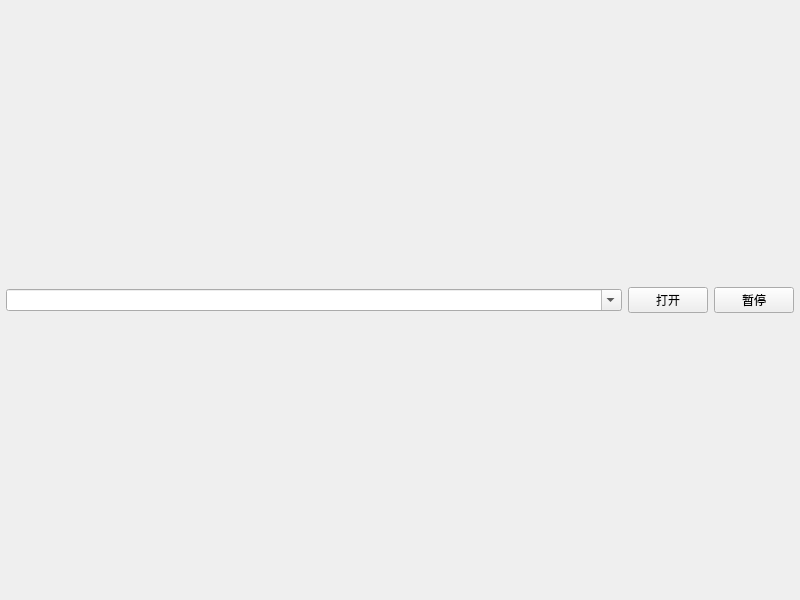
<?xml version="1.0" encoding="UTF-8"?>
<ui version="4.0">
 <class>frmDemoVideoVolume</class>
 <widget class="QWidget" name="frmDemoVideoVolume">
  <property name="geometry">
   <rect>
    <x>0</x>
    <y>0</y>
    <width>800</width>
    <height>600</height>
   </rect>
  </property>
  <property name="windowTitle">
   <string>Form</string>
  </property>
  <layout class="QVBoxLayout" name="verticalLayout">
   <property name="spacing">
    <number>6</number>
   </property>
   <property name="leftMargin">
    <number>6</number>
   </property>
   <property name="topMargin">
    <number>6</number>
   </property>
   <property name="rightMargin">
    <number>6</number>
   </property>
   <property name="bottomMargin">
    <number>6</number>
   </property>
   <item>
    <layout class="QGridLayout" name="gridLayout">
     <property name="spacing">
      <number>6</number>
     </property>
    </layout>
   </item>
   <item>
    <widget class="QWidget" name="widget" native="true">
     <property name="sizePolicy">
      <sizepolicy hsizetype="Preferred" vsizetype="Fixed">
       <horstretch>0</horstretch>
       <verstretch>0</verstretch>
      </sizepolicy>
     </property>
     <layout class="QHBoxLayout" name="horizontalLayout">
      <property name="spacing">
       <number>6</number>
      </property>
      <property name="leftMargin">
       <number>0</number>
      </property>
      <property name="topMargin">
       <number>0</number>
      </property>
      <property name="rightMargin">
       <number>0</number>
      </property>
      <property name="bottomMargin">
       <number>0</number>
      </property>
      <item>
       <widget class="QComboBox" name="cboxUrl">
        <property name="sizePolicy">
         <sizepolicy hsizetype="Expanding" vsizetype="Fixed">
          <horstretch>0</horstretch>
          <verstretch>0</verstretch>
         </sizepolicy>
        </property>
        <property name="editable">
         <bool>true</bool>
        </property>
       </widget>
      </item>
      <item>
       <widget class="QPushButton" name="btnOpen">
        <property name="minimumSize">
         <size>
          <width>80</width>
          <height>0</height>
         </size>
        </property>
        <property name="text">
         <string>打开</string>
        </property>
       </widget>
      </item>
      <item>
       <widget class="QPushButton" name="btnPause">
        <property name="minimumSize">
         <size>
          <width>80</width>
          <height>0</height>
         </size>
        </property>
        <property name="text">
         <string>暂停</string>
        </property>
       </widget>
      </item>
     </layout>
    </widget>
   </item>
  </layout>
 </widget>
 <resources/>
 <connections/>
</ui>
